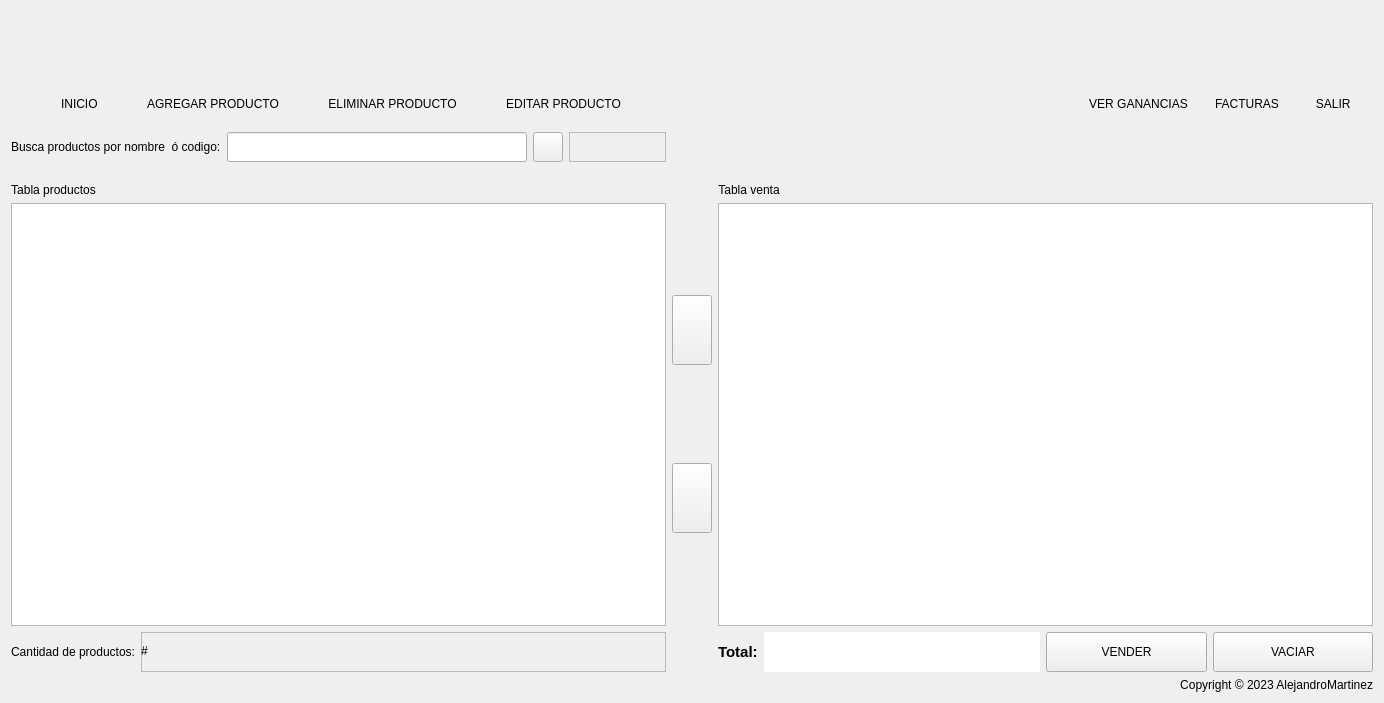
<?xml version="1.0" encoding="UTF-8"?>
<ui version="4.0">
 <class>ListProductForm</class>
 <widget class="QWidget" name="ListProductForm">
  <property name="geometry">
   <rect>
    <x>0</x>
    <y>0</y>
    <width>1384</width>
    <height>703</height>
   </rect>
  </property>
  <property name="sizePolicy">
   <sizepolicy hsizetype="Fixed" vsizetype="Fixed">
    <horstretch>0</horstretch>
    <verstretch>0</verstretch>
   </sizepolicy>
  </property>
  <property name="windowTitle">
   <string>Lista de productos</string>
  </property>
  <property name="windowIcon">
   <iconset>
    <normaloff>../assets/newicons/icons8-tienda-online-48.png</normaloff>../assets/newicons/icons8-tienda-online-48.png</iconset>
  </property>
  <property name="styleSheet">
   <string notr="true">QPushButton:hover
{
	border-style: solid;
	background-color: #bbdefb;
}

QPushButton:pressed
{
	background-color: #0069c0;
}</string>
  </property>
  <layout class="QGridLayout" name="gridLayout_4">
   <item row="1" column="0">
    <layout class="QHBoxLayout" name="horizontalLayout_2">
     <property name="spacing">
      <number>6</number>
     </property>
     <property name="sizeConstraint">
      <enum>QLayout::SetDefaultConstraint</enum>
     </property>
     <property name="leftMargin">
      <number>0</number>
     </property>
     <property name="topMargin">
      <number>15</number>
     </property>
     <property name="rightMargin">
      <number>0</number>
     </property>
     <property name="bottomMargin">
      <number>15</number>
     </property>
     <item>
      <widget class="QLabel" name="label">
       <property name="sizePolicy">
        <sizepolicy hsizetype="Fixed" vsizetype="Minimum">
         <horstretch>0</horstretch>
         <verstretch>0</verstretch>
        </sizepolicy>
       </property>
       <property name="styleSheet">
        <string notr="true">font: 700 11pt &quot;Segoe UI&quot;;</string>
       </property>
       <property name="text">
        <string>Busca productos por nombre  ó codigo:</string>
       </property>
      </widget>
     </item>
     <item>
      <widget class="QLineEdit" name="lineEditSearch">
       <property name="sizePolicy">
        <sizepolicy hsizetype="Expanding" vsizetype="Minimum">
         <horstretch>0</horstretch>
         <verstretch>0</verstretch>
        </sizepolicy>
       </property>
       <property name="maximumSize">
        <size>
         <width>300</width>
         <height>16777215</height>
        </size>
       </property>
       <property name="styleSheet">
        <string notr="true">font: 700 11pt &quot;Segoe UI&quot;;</string>
       </property>
      </widget>
     </item>
     <item>
      <widget class="QPushButton" name="searchButton">
       <property name="sizePolicy">
        <sizepolicy hsizetype="Minimum" vsizetype="Minimum">
         <horstretch>0</horstretch>
         <verstretch>0</verstretch>
        </sizepolicy>
       </property>
       <property name="minimumSize">
        <size>
         <width>0</width>
         <height>30</height>
        </size>
       </property>
       <property name="maximumSize">
        <size>
         <width>30</width>
         <height>16777215</height>
        </size>
       </property>
       <property name="styleSheet">
        <string notr="true">font: 700 11pt &quot;Segoe UI&quot;;</string>
       </property>
       <property name="text">
        <string/>
       </property>
       <property name="icon">
        <iconset>
         <normaloff>../assets/newicons/icons8-búsqueda-50.png</normaloff>../assets/newicons/icons8-búsqueda-50.png</iconset>
       </property>
      </widget>
     </item>
     <item>
      <widget class="QFrame" name="frame_3">
       <property name="styleSheet">
        <string>font: 700 11pt &quot;Segoe UI&quot;;</string>
       </property>
       <property name="frameShape">
        <enum>QFrame::StyledPanel</enum>
       </property>
       <property name="frameShadow">
        <enum>QFrame::Raised</enum>
       </property>
      </widget>
     </item>
    </layout>
   </item>
   <item row="4" column="0">
    <widget class="QLabel" name="label_11">
     <property name="sizePolicy">
      <sizepolicy hsizetype="Fixed" vsizetype="Fixed">
       <horstretch>0</horstretch>
       <verstretch>0</verstretch>
      </sizepolicy>
     </property>
     <property name="layoutDirection">
      <enum>Qt::LeftToRight</enum>
     </property>
     <property name="styleSheet">
      <string notr="true">font: 700 11pt &quot;Segoe UI&quot;;</string>
     </property>
     <property name="text">
      <string>Tabla productos</string>
     </property>
     <property name="textFormat">
      <enum>Qt::MarkdownText</enum>
     </property>
     <property name="alignment">
      <set>Qt::AlignCenter</set>
     </property>
    </widget>
   </item>
   <item row="6" column="0">
    <layout class="QHBoxLayout" name="horizontalLayout_6">
     <property name="spacing">
      <number>6</number>
     </property>
     <property name="sizeConstraint">
      <enum>QLayout::SetFixedSize</enum>
     </property>
     <property name="rightMargin">
      <number>0</number>
     </property>
     <item>
      <widget class="QLabel" name="label_8">
       <property name="sizePolicy">
        <sizepolicy hsizetype="Fixed" vsizetype="Fixed">
         <horstretch>0</horstretch>
         <verstretch>0</verstretch>
        </sizepolicy>
       </property>
       <property name="styleSheet">
        <string notr="true">font: 700 11pt &quot;Segoe UI&quot;;</string>
       </property>
       <property name="text">
        <string>Cantidad de productos:</string>
       </property>
      </widget>
     </item>
     <item>
      <widget class="QFrame" name="frame">
       <property name="styleSheet">
        <string>font: 700 11pt &quot;Segoe UI&quot;;</string>
       </property>
       <property name="frameShape">
        <enum>QFrame::StyledPanel</enum>
       </property>
       <property name="frameShadow">
        <enum>QFrame::Raised</enum>
       </property>
       <widget class="QLabel" name="labelQty">
        <property name="geometry">
         <rect>
          <x>0</x>
          <y>10</y>
          <width>144</width>
          <height>17</height>
         </rect>
        </property>
        <property name="sizePolicy">
         <sizepolicy hsizetype="Fixed" vsizetype="Fixed">
          <horstretch>0</horstretch>
          <verstretch>0</verstretch>
         </sizepolicy>
        </property>
        <property name="styleSheet">
         <string notr="true">font: 700 11pt &quot;Segoe UI&quot;;</string>
        </property>
        <property name="text">
         <string>#</string>
        </property>
       </widget>
      </widget>
     </item>
    </layout>
   </item>
   <item row="0" column="3">
    <layout class="QHBoxLayout" name="horizontalLayout_4">
     <property name="sizeConstraint">
      <enum>QLayout::SetFixedSize</enum>
     </property>
     <property name="leftMargin">
      <number>350</number>
     </property>
     <item>
      <layout class="QVBoxLayout" name="verticalLayout_8">
       <item>
        <widget class="QPushButton" name="gananciasButton">
         <property name="enabled">
          <bool>true</bool>
         </property>
         <property name="sizePolicy">
          <sizepolicy hsizetype="Fixed" vsizetype="Fixed">
           <horstretch>0</horstretch>
           <verstretch>0</verstretch>
          </sizepolicy>
         </property>
         <property name="minimumSize">
          <size>
           <width>0</width>
           <height>80</height>
          </size>
         </property>
         <property name="maximumSize">
          <size>
           <width>150</width>
           <height>16777215</height>
          </size>
         </property>
         <property name="cursor">
          <cursorShape>PointingHandCursor</cursorShape>
         </property>
         <property name="styleSheet">
          <string notr="true">font: 700 11pt &quot;Segoe UI&quot;;</string>
         </property>
         <property name="text">
          <string/>
         </property>
         <property name="icon">
          <iconset>
           <normaloff>../assets/newicons/Ganancias.png</normaloff>../assets/newicons/Ganancias.png</iconset>
         </property>
         <property name="iconSize">
          <size>
           <width>50</width>
           <height>50</height>
          </size>
         </property>
         <property name="autoDefault">
          <bool>false</bool>
         </property>
         <property name="default">
          <bool>false</bool>
         </property>
         <property name="flat">
          <bool>true</bool>
         </property>
        </widget>
       </item>
       <item>
        <widget class="QLabel" name="label_7">
         <property name="sizePolicy">
          <sizepolicy hsizetype="Fixed" vsizetype="Fixed">
           <horstretch>0</horstretch>
           <verstretch>0</verstretch>
          </sizepolicy>
         </property>
         <property name="styleSheet">
          <string notr="true">font: 700 11pt &quot;Segoe UI&quot;;</string>
         </property>
         <property name="text">
          <string>VER GANANCIAS</string>
         </property>
         <property name="alignment">
          <set>Qt::AlignCenter</set>
         </property>
        </widget>
       </item>
      </layout>
     </item>
     <item>
      <layout class="QVBoxLayout" name="verticalLayout_6">
       <property name="sizeConstraint">
        <enum>QLayout::SetFixedSize</enum>
       </property>
       <item>
        <widget class="QPushButton" name="escanearButton">
         <property name="enabled">
          <bool>true</bool>
         </property>
         <property name="sizePolicy">
          <sizepolicy hsizetype="Fixed" vsizetype="Fixed">
           <horstretch>0</horstretch>
           <verstretch>0</verstretch>
          </sizepolicy>
         </property>
         <property name="minimumSize">
          <size>
           <width>0</width>
           <height>80</height>
          </size>
         </property>
         <property name="maximumSize">
          <size>
           <width>150</width>
           <height>16777215</height>
          </size>
         </property>
         <property name="cursor">
          <cursorShape>PointingHandCursor</cursorShape>
         </property>
         <property name="autoFillBackground">
          <bool>false</bool>
         </property>
         <property name="styleSheet">
          <string notr="true">font: 700 11pt &quot;Segoe UI&quot;;</string>
         </property>
         <property name="inputMethodHints">
          <set>Qt::ImhNone</set>
         </property>
         <property name="text">
          <string/>
         </property>
         <property name="icon">
          <iconset>
           <normaloff>../assets/newicons/icons8-factura-48.png</normaloff>../assets/newicons/icons8-factura-48.png</iconset>
         </property>
         <property name="iconSize">
          <size>
           <width>50</width>
           <height>50</height>
          </size>
         </property>
         <property name="autoDefault">
          <bool>false</bool>
         </property>
         <property name="default">
          <bool>false</bool>
         </property>
         <property name="flat">
          <bool>true</bool>
         </property>
        </widget>
       </item>
       <item>
        <widget class="QLabel" name="label_6">
         <property name="sizePolicy">
          <sizepolicy hsizetype="Fixed" vsizetype="Fixed">
           <horstretch>0</horstretch>
           <verstretch>0</verstretch>
          </sizepolicy>
         </property>
         <property name="styleSheet">
          <string notr="true">font: 700 11pt &quot;Segoe UI&quot;;</string>
         </property>
         <property name="text">
          <string>FACTURAS</string>
         </property>
         <property name="alignment">
          <set>Qt::AlignCenter</set>
         </property>
        </widget>
       </item>
      </layout>
     </item>
     <item>
      <layout class="QVBoxLayout" name="verticalLayout_7">
       <property name="sizeConstraint">
        <enum>QLayout::SetFixedSize</enum>
       </property>
       <item>
        <widget class="QPushButton" name="pushButton">
         <property name="sizePolicy">
          <sizepolicy hsizetype="Fixed" vsizetype="Fixed">
           <horstretch>0</horstretch>
           <verstretch>0</verstretch>
          </sizepolicy>
         </property>
         <property name="minimumSize">
          <size>
           <width>0</width>
           <height>80</height>
          </size>
         </property>
         <property name="maximumSize">
          <size>
           <width>150</width>
           <height>16777215</height>
          </size>
         </property>
         <property name="cursor">
          <cursorShape>PointingHandCursor</cursorShape>
         </property>
         <property name="text">
          <string/>
         </property>
         <property name="icon">
          <iconset>
           <normaloff>../assets/newicons/icons8-salida-48.png</normaloff>../assets/newicons/icons8-salida-48.png</iconset>
         </property>
         <property name="iconSize">
          <size>
           <width>50</width>
           <height>50</height>
          </size>
         </property>
         <property name="flat">
          <bool>true</bool>
         </property>
        </widget>
       </item>
       <item>
        <widget class="QLabel" name="label_13">
         <property name="sizePolicy">
          <sizepolicy hsizetype="Fixed" vsizetype="Fixed">
           <horstretch>0</horstretch>
           <verstretch>0</verstretch>
          </sizepolicy>
         </property>
         <property name="styleSheet">
          <string notr="true">font: 700 11pt &quot;Segoe UI&quot;;</string>
         </property>
         <property name="text">
          <string>   SALIR</string>
         </property>
        </widget>
       </item>
      </layout>
     </item>
    </layout>
   </item>
   <item row="5" column="3">
    <widget class="QTableWidget" name="ListSellTable">
     <property name="styleSheet">
      <string notr="true">font: 700 11pt &quot;Segoe UI&quot;;</string>
     </property>
     <property name="editTriggers">
      <set>QAbstractItemView::NoEditTriggers</set>
     </property>
    </widget>
   </item>
   <item row="6" column="3">
    <layout class="QHBoxLayout" name="horizontalLayout_5">
     <item>
      <widget class="QLabel" name="label_9">
       <property name="sizePolicy">
        <sizepolicy hsizetype="Fixed" vsizetype="Fixed">
         <horstretch>0</horstretch>
         <verstretch>0</verstretch>
        </sizepolicy>
       </property>
       <property name="font">
        <font>
         <family>Segoe UI</family>
         <pointsize>11</pointsize>
         <italic>false</italic>
         <bold>true</bold>
        </font>
       </property>
       <property name="styleSheet">
        <string notr="true">font: 700 11pt &quot;Segoe UI&quot;;</string>
       </property>
       <property name="text">
        <string>Total:</string>
       </property>
      </widget>
     </item>
     <item>
      <widget class="QLineEdit" name="lineEditSell">
       <property name="enabled">
        <bool>true</bool>
       </property>
       <property name="sizePolicy">
        <sizepolicy hsizetype="Maximum" vsizetype="Maximum">
         <horstretch>0</horstretch>
         <verstretch>0</verstretch>
        </sizepolicy>
       </property>
       <property name="maximumSize">
        <size>
         <width>500</width>
         <height>100</height>
        </size>
       </property>
       <property name="font">
        <font>
         <family>Segoe UI</family>
         <pointsize>22</pointsize>
         <italic>false</italic>
         <bold>true</bold>
        </font>
       </property>
       <property name="focusPolicy">
        <enum>Qt::NoFocus</enum>
       </property>
       <property name="styleSheet">
        <string notr="true">font: 700 22pt &quot;Segoe UI&quot;;</string>
       </property>
       <property name="frame">
        <bool>false</bool>
       </property>
       <property name="dragEnabled">
        <bool>false</bool>
       </property>
       <property name="readOnly">
        <bool>true</bool>
       </property>
      </widget>
     </item>
     <item>
      <widget class="QPushButton" name="sellButton">
       <property name="minimumSize">
        <size>
         <width>0</width>
         <height>40</height>
        </size>
       </property>
       <property name="cursor">
        <cursorShape>PointingHandCursor</cursorShape>
       </property>
       <property name="styleSheet">
        <string notr="true">font: 700 11pt &quot;Segoe UI&quot;;</string>
       </property>
       <property name="text">
        <string>VENDER</string>
       </property>
       <property name="icon">
        <iconset>
         <normaloff>../assets/newicons/icons8-dinero-48.png</normaloff>../assets/newicons/icons8-dinero-48.png</iconset>
       </property>
       <property name="iconSize">
        <size>
         <width>30</width>
         <height>30</height>
        </size>
       </property>
      </widget>
     </item>
     <item>
      <widget class="QPushButton" name="clearButton">
       <property name="minimumSize">
        <size>
         <width>0</width>
         <height>40</height>
        </size>
       </property>
       <property name="cursor">
        <cursorShape>PointingHandCursor</cursorShape>
       </property>
       <property name="styleSheet">
        <string notr="true">font: 700 11pt &quot;Segoe UI&quot;;</string>
       </property>
       <property name="text">
        <string>VACIAR</string>
       </property>
       <property name="icon">
        <iconset>
         <normaloff>../assets/newicons/icons8-limpiar-48.png</normaloff>../assets/newicons/icons8-limpiar-48.png</iconset>
       </property>
       <property name="iconSize">
        <size>
         <width>30</width>
         <height>30</height>
        </size>
       </property>
      </widget>
     </item>
    </layout>
   </item>
   <item row="4" column="3">
    <widget class="QLabel" name="label_12">
     <property name="sizePolicy">
      <sizepolicy hsizetype="Fixed" vsizetype="Fixed">
       <horstretch>0</horstretch>
       <verstretch>0</verstretch>
      </sizepolicy>
     </property>
     <property name="layoutDirection">
      <enum>Qt::LeftToRight</enum>
     </property>
     <property name="styleSheet">
      <string notr="true">font: 700 11pt &quot;Segoe UI&quot;;</string>
     </property>
     <property name="text">
      <string>Tabla venta</string>
     </property>
     <property name="textFormat">
      <enum>Qt::MarkdownText</enum>
     </property>
     <property name="alignment">
      <set>Qt::AlignCenter</set>
     </property>
    </widget>
   </item>
   <item row="5" column="0">
    <widget class="QTableWidget" name="ListProductTable">
     <property name="styleSheet">
      <string notr="true">font: 700 11pt &quot;Segoe UI&quot;;</string>
     </property>
     <property name="editTriggers">
      <set>QAbstractItemView::NoEditTriggers</set>
     </property>
    </widget>
   </item>
   <item row="5" column="1">
    <layout class="QVBoxLayout" name="verticalLayout_2">
     <item>
      <widget class="QPushButton" name="addcartButton">
       <property name="minimumSize">
        <size>
         <width>0</width>
         <height>70</height>
        </size>
       </property>
       <property name="cursor">
        <cursorShape>PointingHandCursor</cursorShape>
       </property>
       <property name="styleSheet">
        <string notr="true">font: 700 11pt &quot;Segoe UI&quot;;</string>
       </property>
       <property name="text">
        <string/>
       </property>
       <property name="icon">
        <iconset>
         <normaloff>../assets/newicons/icons8-agregar-a-carrito-de-compras-48.png</normaloff>../assets/newicons/icons8-agregar-a-carrito-de-compras-48.png</iconset>
       </property>
       <property name="iconSize">
        <size>
         <width>40</width>
         <height>40</height>
        </size>
       </property>
      </widget>
     </item>
     <item>
      <widget class="QPushButton" name="removecartButton">
       <property name="minimumSize">
        <size>
         <width>0</width>
         <height>70</height>
        </size>
       </property>
       <property name="cursor">
        <cursorShape>PointingHandCursor</cursorShape>
       </property>
       <property name="styleSheet">
        <string notr="true">font: 700 11pt &quot;Segoe UI&quot;;</string>
       </property>
       <property name="text">
        <string/>
       </property>
       <property name="icon">
        <iconset>
         <normaloff>../assets/newicons/icons8-vaciar-carro-48.png</normaloff>../assets/newicons/icons8-vaciar-carro-48.png</iconset>
       </property>
       <property name="iconSize">
        <size>
         <width>40</width>
         <height>40</height>
        </size>
       </property>
      </widget>
     </item>
    </layout>
   </item>
   <item row="0" column="0">
    <layout class="QHBoxLayout" name="horizontalLayout">
     <property name="sizeConstraint">
      <enum>QLayout::SetFixedSize</enum>
     </property>
     <item>
      <layout class="QVBoxLayout" name="verticalLayout">
       <property name="sizeConstraint">
        <enum>QLayout::SetFixedSize</enum>
       </property>
       <item>
        <widget class="QPushButton" name="inicioButton">
         <property name="enabled">
          <bool>true</bool>
         </property>
         <property name="sizePolicy">
          <sizepolicy hsizetype="Fixed" vsizetype="Fixed">
           <horstretch>0</horstretch>
           <verstretch>0</verstretch>
          </sizepolicy>
         </property>
         <property name="minimumSize">
          <size>
           <width>0</width>
           <height>80</height>
          </size>
         </property>
         <property name="maximumSize">
          <size>
           <width>150</width>
           <height>16777215</height>
          </size>
         </property>
         <property name="cursor">
          <cursorShape>PointingHandCursor</cursorShape>
         </property>
         <property name="styleSheet">
          <string notr="true">font: 700 11pt &quot;Segoe UI&quot;;</string>
         </property>
         <property name="text">
          <string/>
         </property>
         <property name="icon">
          <iconset>
           <normaloff>../assets/newicons/icons8-libro-abierto-48.png</normaloff>../assets/newicons/icons8-libro-abierto-48.png</iconset>
         </property>
         <property name="iconSize">
          <size>
           <width>50</width>
           <height>50</height>
          </size>
         </property>
         <property name="autoDefault">
          <bool>false</bool>
         </property>
         <property name="default">
          <bool>false</bool>
         </property>
         <property name="flat">
          <bool>true</bool>
         </property>
        </widget>
       </item>
       <item>
        <widget class="QLabel" name="label_2">
         <property name="sizePolicy">
          <sizepolicy hsizetype="Fixed" vsizetype="Fixed">
           <horstretch>0</horstretch>
           <verstretch>0</verstretch>
          </sizepolicy>
         </property>
         <property name="styleSheet">
          <string notr="true">font: 700 11pt &quot;Segoe UI&quot;;</string>
         </property>
         <property name="frameShape">
          <enum>QFrame::NoFrame</enum>
         </property>
         <property name="text">
          <string>  INICIO</string>
         </property>
         <property name="alignment">
          <set>Qt::AlignCenter</set>
         </property>
        </widget>
       </item>
      </layout>
     </item>
     <item>
      <layout class="QVBoxLayout" name="verticalLayout_3">
       <property name="sizeConstraint">
        <enum>QLayout::SetFixedSize</enum>
       </property>
       <item>
        <widget class="QPushButton" name="agregarButton">
         <property name="enabled">
          <bool>true</bool>
         </property>
         <property name="sizePolicy">
          <sizepolicy hsizetype="Fixed" vsizetype="Fixed">
           <horstretch>0</horstretch>
           <verstretch>0</verstretch>
          </sizepolicy>
         </property>
         <property name="minimumSize">
          <size>
           <width>0</width>
           <height>80</height>
          </size>
         </property>
         <property name="maximumSize">
          <size>
           <width>150</width>
           <height>16777215</height>
          </size>
         </property>
         <property name="cursor">
          <cursorShape>PointingHandCursor</cursorShape>
         </property>
         <property name="styleSheet">
          <string notr="true">font: 700 11pt &quot;Segoe UI&quot;;</string>
         </property>
         <property name="text">
          <string/>
         </property>
         <property name="icon">
          <iconset>
           <normaloff>../assets/newicons/icons8-más-48.png</normaloff>../assets/newicons/icons8-más-48.png</iconset>
         </property>
         <property name="iconSize">
          <size>
           <width>50</width>
           <height>50</height>
          </size>
         </property>
         <property name="autoDefault">
          <bool>false</bool>
         </property>
         <property name="default">
          <bool>false</bool>
         </property>
         <property name="flat">
          <bool>true</bool>
         </property>
        </widget>
       </item>
       <item>
        <widget class="QLabel" name="label_3">
         <property name="sizePolicy">
          <sizepolicy hsizetype="Fixed" vsizetype="Fixed">
           <horstretch>0</horstretch>
           <verstretch>0</verstretch>
          </sizepolicy>
         </property>
         <property name="styleSheet">
          <string notr="true">font: 700 11pt &quot;Segoe UI&quot;;</string>
         </property>
         <property name="frameShape">
          <enum>QFrame::NoFrame</enum>
         </property>
         <property name="text">
          <string>AGREGAR PRODUCTO</string>
         </property>
         <property name="alignment">
          <set>Qt::AlignCenter</set>
         </property>
        </widget>
       </item>
      </layout>
     </item>
     <item>
      <layout class="QVBoxLayout" name="verticalLayout_4">
       <property name="sizeConstraint">
        <enum>QLayout::SetFixedSize</enum>
       </property>
       <item>
        <widget class="QPushButton" name="eliminarButton">
         <property name="enabled">
          <bool>true</bool>
         </property>
         <property name="sizePolicy">
          <sizepolicy hsizetype="Fixed" vsizetype="Fixed">
           <horstretch>0</horstretch>
           <verstretch>0</verstretch>
          </sizepolicy>
         </property>
         <property name="minimumSize">
          <size>
           <width>0</width>
           <height>80</height>
          </size>
         </property>
         <property name="maximumSize">
          <size>
           <width>150</width>
           <height>16777215</height>
          </size>
         </property>
         <property name="cursor">
          <cursorShape>PointingHandCursor</cursorShape>
         </property>
         <property name="styleSheet">
          <string notr="true">font: 700 11pt &quot;Segoe UI&quot;;</string>
         </property>
         <property name="text">
          <string/>
         </property>
         <property name="icon">
          <iconset>
           <normaloff>../assets/newicons/icons8-eliminar-papelera-48.png</normaloff>../assets/newicons/icons8-eliminar-papelera-48.png</iconset>
         </property>
         <property name="iconSize">
          <size>
           <width>50</width>
           <height>50</height>
          </size>
         </property>
         <property name="autoDefault">
          <bool>false</bool>
         </property>
         <property name="default">
          <bool>false</bool>
         </property>
         <property name="flat">
          <bool>true</bool>
         </property>
        </widget>
       </item>
       <item>
        <widget class="QLabel" name="label_4">
         <property name="sizePolicy">
          <sizepolicy hsizetype="Fixed" vsizetype="Fixed">
           <horstretch>0</horstretch>
           <verstretch>0</verstretch>
          </sizepolicy>
         </property>
         <property name="styleSheet">
          <string notr="true">font: 700 11pt &quot;Segoe UI&quot;;</string>
         </property>
         <property name="frameShape">
          <enum>QFrame::NoFrame</enum>
         </property>
         <property name="text">
          <string>ELIMINAR PRODUCTO</string>
         </property>
         <property name="alignment">
          <set>Qt::AlignCenter</set>
         </property>
        </widget>
       </item>
      </layout>
     </item>
     <item>
      <layout class="QVBoxLayout" name="verticalLayout_5">
       <property name="sizeConstraint">
        <enum>QLayout::SetFixedSize</enum>
       </property>
       <item>
        <widget class="QPushButton" name="editarButton">
         <property name="enabled">
          <bool>true</bool>
         </property>
         <property name="sizePolicy">
          <sizepolicy hsizetype="Fixed" vsizetype="Fixed">
           <horstretch>0</horstretch>
           <verstretch>0</verstretch>
          </sizepolicy>
         </property>
         <property name="minimumSize">
          <size>
           <width>0</width>
           <height>80</height>
          </size>
         </property>
         <property name="maximumSize">
          <size>
           <width>150</width>
           <height>16777215</height>
          </size>
         </property>
         <property name="cursor">
          <cursorShape>PointingHandCursor</cursorShape>
         </property>
         <property name="styleSheet">
          <string notr="true">font: 700 11pt &quot;Segoe UI&quot;;</string>
         </property>
         <property name="text">
          <string/>
         </property>
         <property name="icon">
          <iconset>
           <normaloff>../assets/newicons/icons8-editar-48.png</normaloff>../assets/newicons/icons8-editar-48.png</iconset>
         </property>
         <property name="iconSize">
          <size>
           <width>50</width>
           <height>50</height>
          </size>
         </property>
         <property name="autoDefault">
          <bool>false</bool>
         </property>
         <property name="default">
          <bool>false</bool>
         </property>
         <property name="flat">
          <bool>true</bool>
         </property>
        </widget>
       </item>
       <item>
        <widget class="QLabel" name="label_5">
         <property name="sizePolicy">
          <sizepolicy hsizetype="Fixed" vsizetype="Fixed">
           <horstretch>0</horstretch>
           <verstretch>0</verstretch>
          </sizepolicy>
         </property>
         <property name="styleSheet">
          <string notr="true">font: 700 11pt &quot;Segoe UI&quot;;</string>
         </property>
         <property name="frameShape">
          <enum>QFrame::NoFrame</enum>
         </property>
         <property name="text">
          <string>EDITAR PRODUCTO</string>
         </property>
         <property name="alignment">
          <set>Qt::AlignCenter</set>
         </property>
        </widget>
       </item>
      </layout>
     </item>
    </layout>
   </item>
   <item row="7" column="3">
    <widget class="QLabel" name="label_10">
     <property name="text">
      <string>Copyright © 2023 AlejandroMartinez</string>
     </property>
     <property name="alignment">
      <set>Qt::AlignRight|Qt::AlignTrailing|Qt::AlignVCenter</set>
     </property>
    </widget>
   </item>
  </layout>
 </widget>
 <resources/>
 <connections/>
</ui>
